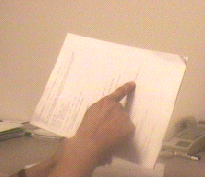
%> input picture input.bmp, 205 x 177 px
$ octave --eval "result = HTransform(rgb2gray(imread('input.bmp')));"   (GNU Octave 9; MATLAB toolbox functions it lacks are replaced by stand-ins)
%> lines starting %> are read from the running program, lines starting %| are printed output that depends on the picture; in (x1, y1, x2, y2) boxes, pixels count from 0 and x2, y2 are one past the last pixel; in counts of white or black regions, pixels touching at a corner belong together; the program's own positions count from 1
function [img_out mappedspace]= HTransform(img_in)
% takes in a grayscale image, does edge detection, and uses a hough transform to try
% to find the lines in the images. Then it outputs the same image with the
% lines superimposed on it.
[height, width] = size(img_in);
edges = edge(img_in);

% set up the space to map to
tquant = .05;
pquant = 5;

thets = -pi/2:tquant:((pi/2)-tquant);
ps = -sqrt(height^2 + width^2):pquant:sqrt(height^2 + width^2);

mappedspace = zeros(length(thets),length(ps));
timax = length(thets);
for h = 1:height
    for w = 1:width
        if edges(h,w)
            for ti = 1:timax
                thet = thets(ti);
                p = w*cos(thet) + h*sin(thet);
                pind = find(hist(p,ps)==1);
                mappedspace(ti,pind) = mappedspace(ti,pind) + 1;
            end
        end
    end
end

img_out = img_in;
mappedspace = uint8(mappedspace*255/max(max(mappedspace)));
thresh = findThresh(mappedspace,.995);
for ti = 1:timax
    for pind = 1:length(ps)
        if (mappedspace(ti,pind)>thresh) && isLocalMax(mappedspace,ti,pind)
            for h = 1:height
                w = (ps(pind) - h*sin(thets(ti)))/cos(thets(ti));
                w = round(w);
                if (w>0)&&(w<=width)
                    img_out(h,w) = 255;
                end
            end
            for w = 1:width
                h = (ps(pind) - w*cos(thets(ti)))/sin(thets(ti));
                h = round(h);
                if (h>0)&&(h<=height)
                    img_out(h,w) = 255;
                end
            end
        end
    end
end
end

function thresh = findThresh(img_in,percent)
[height, width] = size(img_in);
limit = height*width*percent;
h = imhist(img_in);
sum = 0;
threshindex = 0;
while (sum < limit)
    threshindex = threshindex + 1;
    sum = sum + h(threshindex);
end
thresh = threshindex - 1;
end

function state = isLocalMax(img_in, hpos, wpos)
[height, width] = size(img_in);
state = true;
spread = 13;
for h = -spread:spread
    for w = -spread:spread
        hnew = h + hpos;
        wnew = w + wpos;
        if (hnew > 0) && (hnew <= height) && (wnew > 0) && (wnew <= width)
            if (img_in(hpos,wpos)==img_in(hnew, wnew))&&(hnew<hpos)&&(wnew<wpos)
                state = false;
            else
                state = state && (img_in(hpos, wpos) >= img_in(hnew, wnew));
            end
        end
    end
end
end
%> in HTransform, `edges = edge(img_in);`:
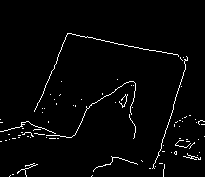
%> edges: size 177x205 logical; 2.5% white in thin lines or dots, all inside (x1, y1, x2, y2) = (0, 33, 205, 177)
%> after the loop in HTransform, `for h = 1:height`:
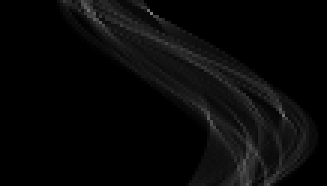
%> mappedspace: size 62x109 double (shown 3 times larger); min 0, max 129, mean 8.4
%> after the loop in HTransform, `for h = 1:height`: p = 191.3; pind = 93; thet = 1.48
%> in HTransform, `img_out = img_in;`:
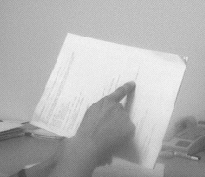
%> img_out: size 177x205 uint8; min 63, max 245, mean 179
%> in HTransform, `mappedspace = uint8(mappedspace*255/max(max(mappedspace)));`:
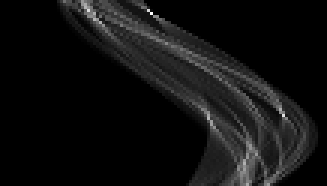
%> mappedspace: size 62x109 uint8 (shown 3 times larger); min 0, max 255, mean 16.6
%> in findThresh, `h = imhist(img_in);`: h = 256 values, max 4365 at index 1, min 0 at index 2, mean 26.4
%> the loop in findThresh, `while (sum < limit)` made 137 passes
%> sum on passes 1 to 12: 4365, 4365, 4385, 4385, 4411, 4411, 4440, 4440, 4455, 4455, 4480, 4480
%> after the loop in findThresh, `while (sum < limit)`: sum = 6726; threshindex = 137
%> in findThresh, `thresh = threshindex - 1;`: thresh = 136
%> after the loop in HTransform, `for ti = 1:timax`:
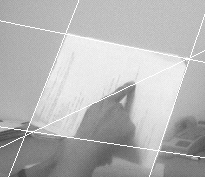
%> img_out: size 177x205 uint8; 2.61% of pixels changed, all inside (x1, y1, x2, y2) = (0, 0, 205, 177)
%> after the loop in HTransform, `for ti = 1:timax`: h = 51; w = 205
